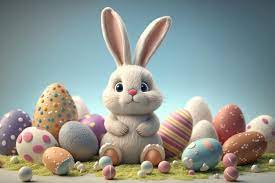
%> input picture Laborator_3/bunny.jpg, 275 x 183 px
$ octave 'Gradient Proiectat.m'   (GNU Octave 9; MATLAB toolbox functions it lacks are replaced by stand-ins)
%> lines starting %> are read from the running program, lines starting %| are printed output that depends on the picture
clc; clear
n = 70;                              % valoarea de redimensionare a img.

A_bar = imread("bunny.jpg");         % citirea img
%> A_bar is the input picture: size 183x275x3 uint8; mean R, G, B 144.3, 150.9, 145.3
A_bar = rgb2gray(A_bar);             % convertire in alb-negru
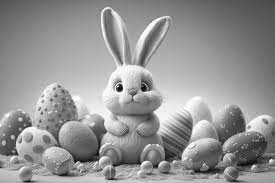
%> A_bar: size 183x275 uint8; min 1, max 255, mean 148.3
A_bar = im2double(A_bar);            % convertirea in valori double
%> A_bar: size 183x275 double
A_bar = imresize(A_bar, [n n]);      % redimensionarea  pozei
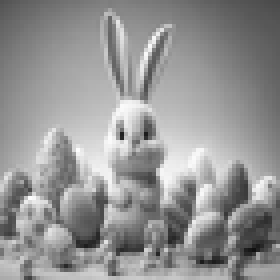
%> A_bar: size 70x70 double (shown 4 times larger); min 0.0632, max 0.997, mean 0.582

figure(1)
imshow(A_bar);                       % afisarea pozei initiale
title("Imaginea originala")

nrintraricunoscute = 3000;                                  % setam un numar de intrari cunoscute
rPerm = randperm(n * n);                                    % generarea random a indicilor pentru intrarile cunoscute
omega = sort(rPerm(1 : nrintraricunoscute));                % intrarile care se cunosc

A = nan(n);
A(omega) = A_bar(omega);
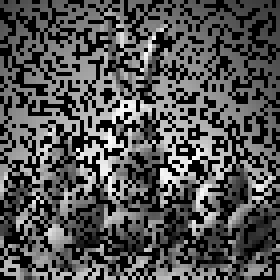
%> A: size 70x70 double (shown 4 times larger); 38.78% of the values are NaN or infinite; the others: min 0.0931, max 0.997, mean 0.579; drawn with min black, max white, NaN and infinite black

figure(2)
imshow(A)
title("Imagine cu pixeli lipsa")

epsilon = 1e-3;
c = 10;                              % constantă pas α_k = c / k

A_nou = randn(n, n);
A_nou(omega) = A(omega);
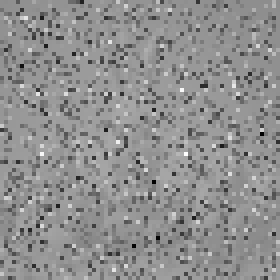
%> A_nou: size 70x70 double (shown 4 times larger); min -3.43, max 3.29, mean 0.354; drawn with min black and max white

iter = 10000;
i = 1;
eroare = 1;

conditie_oprire = [];               % vector pentru memorarea normei la fiecare pas

while eroare >= epsilon && i < iter
    conditie_oprire = [conditie_oprire, eroare];

    A_vechi = A_nou;

    [U, ~, V] = svd(A_vechi);
    k = i + 1;
    alfa = c / k;

    A_nou = A_vechi - alfa * U * V';
    A_nou(omega) = A(omega);                     % valorile deja cunoscute sunt folosite pentru a calcula norma

    eroare = norm(A_nou - A_vechi, 'fro');
    i = i + 1;
end
%> this loop made 9999 passes
%> eroare on passes 1, 12, 13: 35.26, 4.39, 4.03
%> after the loop, i = 10000

figure(3)
imshow(A_nou)
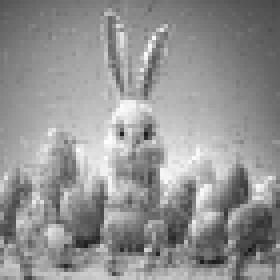
%> displayed picture: size 70x70, on the screen's scale of 0 to 255 (shown 4 times larger); min 24, max 255, mean 146.9
title("Imagine reconstruita cu Gradient Proiectat")

figure;
semilogy(conditie_oprire);
xlabel('Iteratii');
ylabel('Norma');
title('GP');
grid on;
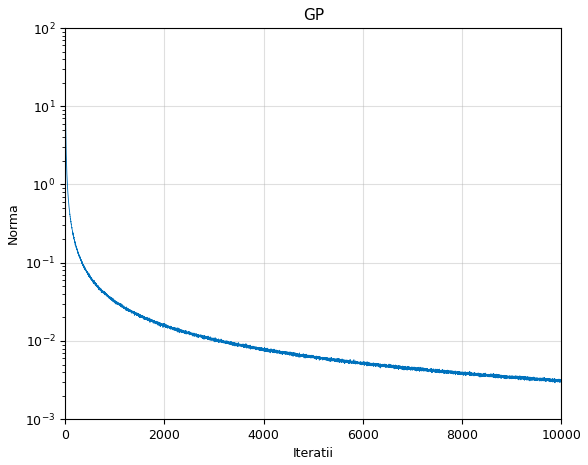
%> figure redrawn from the program's plot data; curve peaks at x = 2, y = 35.26
